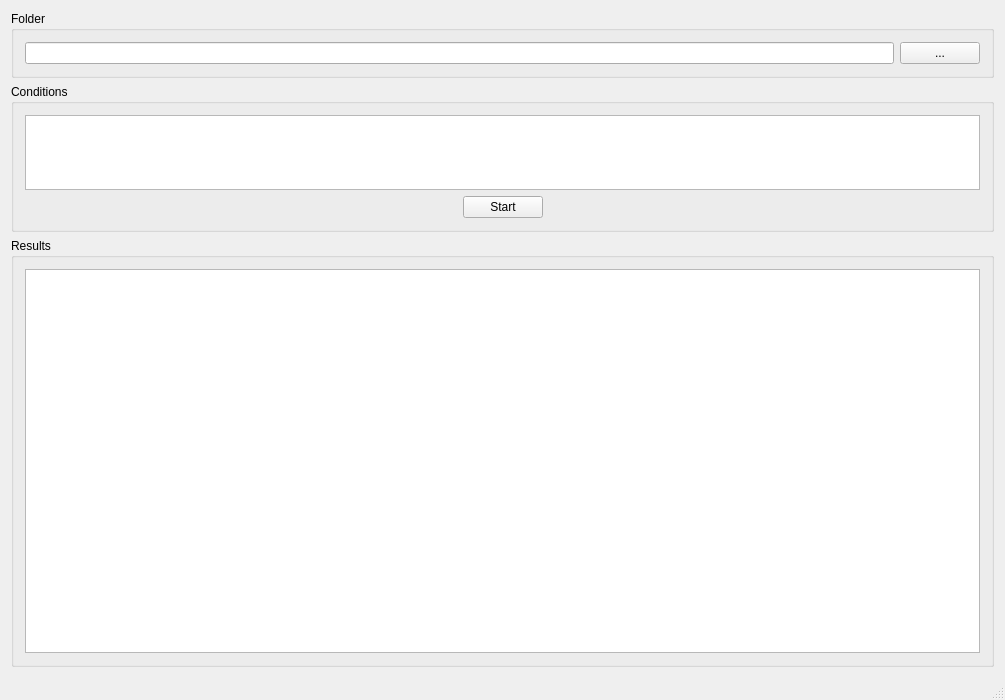
<?xml version="1.0" encoding="UTF-8"?>
<ui version="4.0">
 <class>FileSearchUtilityClass</class>
 <widget class="QMainWindow" name="FileSearchUtilityClass">
  <property name="geometry">
   <rect>
    <x>0</x>
    <y>0</y>
    <width>1005</width>
    <height>700</height>
   </rect>
  </property>
  <property name="windowTitle">
   <string>FileSearchUtility</string>
  </property>
  <widget class="QWidget" name="centralWidget">
   <layout class="QGridLayout" name="gridLayout_4">
    <item row="0" column="0">
     <widget class="QGroupBox" name="folderGroupBox">
      <property name="title">
       <string>Folder</string>
      </property>
      <layout class="QGridLayout" name="gridLayout_2">
       <item row="0" column="0">
        <widget class="QLineEdit" name="searchPathEdit"/>
       </item>
       <item row="0" column="1">
        <widget class="QPushButton" name="selectPathButton">
         <property name="text">
          <string>...</string>
         </property>
        </widget>
       </item>
      </layout>
     </widget>
    </item>
    <item row="1" column="0">
     <widget class="QGroupBox" name="conditionGroupBox">
      <property name="title">
       <string>Conditions</string>
      </property>
      <layout class="QGridLayout" name="gridLayout">
       <item row="2" column="1">
        <widget class="QPushButton" name="searchButton">
         <property name="text">
          <string>Start</string>
         </property>
        </widget>
       </item>
       <item row="2" column="0">
        <spacer name="horizontalSpacer">
         <property name="orientation">
          <enum>Qt::Horizontal</enum>
         </property>
         <property name="sizeHint" stdset="0">
          <size>
           <width>40</width>
           <height>20</height>
          </size>
         </property>
        </spacer>
       </item>
       <item row="2" column="2">
        <spacer name="horizontalSpacer_2">
         <property name="orientation">
          <enum>Qt::Horizontal</enum>
         </property>
         <property name="sizeHint" stdset="0">
          <size>
           <width>40</width>
           <height>20</height>
          </size>
         </property>
        </spacer>
       </item>
       <item row="1" column="0" colspan="3">
        <widget class="QPlainTextEdit" name="conditionEdit">
         <property name="sizePolicy">
          <sizepolicy hsizetype="Expanding" vsizetype="Minimum">
           <horstretch>0</horstretch>
           <verstretch>0</verstretch>
          </sizepolicy>
         </property>
         <property name="maximumSize">
          <size>
           <width>16777215</width>
           <height>75</height>
          </size>
         </property>
         <property name="baseSize">
          <size>
           <width>0</width>
           <height>0</height>
          </size>
         </property>
        </widget>
       </item>
      </layout>
     </widget>
    </item>
    <item row="2" column="0">
     <widget class="QGroupBox" name="resultsGroupBox">
      <property name="title">
       <string>Results</string>
      </property>
      <layout class="QGridLayout" name="gridLayout_3">
       <item row="0" column="0">
        <widget class="QTableView" name="resultsTable"/>
       </item>
      </layout>
     </widget>
    </item>
   </layout>
  </widget>
  <widget class="QStatusBar" name="statusBar"/>
 </widget>
 <layoutdefault spacing="6" margin="11"/>
 <resources>
  <include location="FileSearchUtility.qrc"/>
 </resources>
 <connections/>
</ui>
